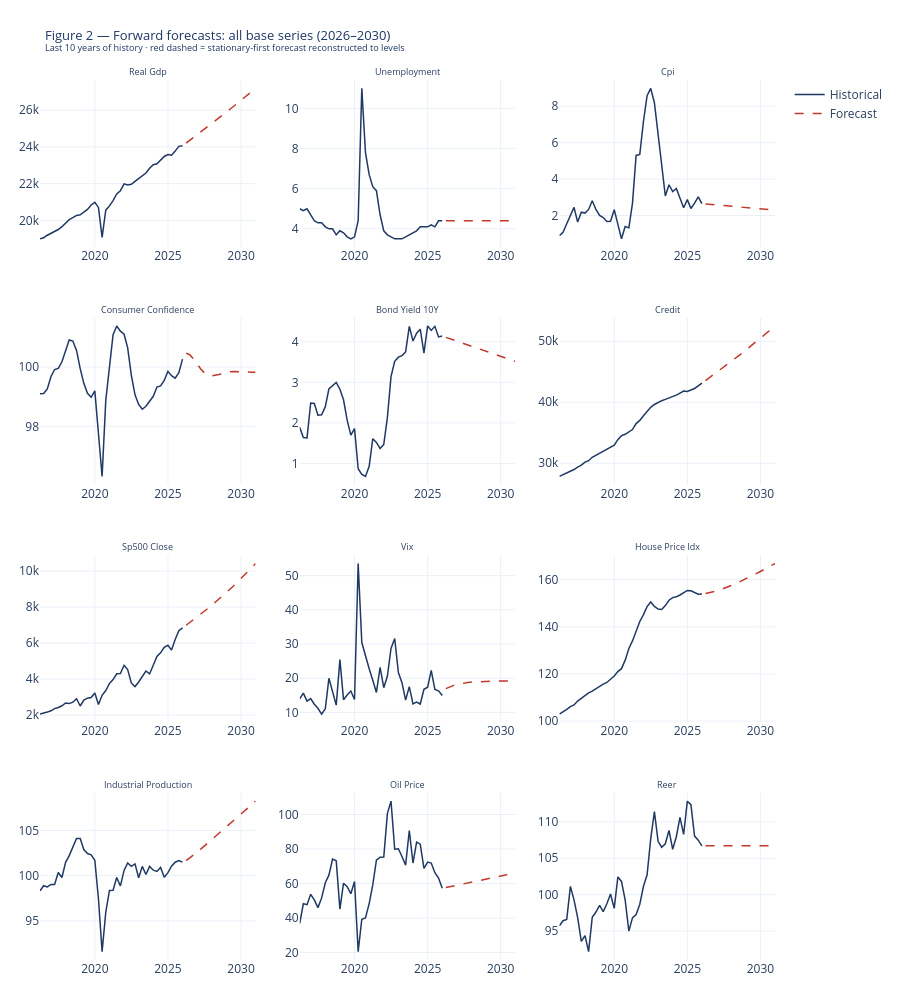

Notebook cell for this chart:
### Markdown cell above
## **6: Derive Transformed Variables**
___
Growth rates, log returns and first differences are reconstructed **from the base
forecasts** rather than forecast independently — this preserves each derived
series' definitional link to its parent and avoids feeding the PD model redundant,
mutually-inconsistent variants (cf. `GROUPS`). YoY/QoQ calculations need
historical context, so the historical base series is concatenated with the
forecast period before each transformation, then the forecast slice is taken.

### Code cell
def build_derived(combined, source_col, method, periods, idx):
    if method in ("pct_change_yoy", "pct_change_qoq"):
        return (combined[source_col].pct_change(periods) * 100).loc[idx]
    if method == "diff":
        return combined[source_col].diff(periods).loc[idx]
    if method == "log_diff":
        return np.log(combined[source_col]).diff(periods).loc[idx]
    raise ValueError(f"Unknown method: {method}")

combined = pd.concat([df_hist[RAW_TO_FORECAST], forecast_raw])
for out_col, (src, method, per) in DERIVED_VARS.items():
    if src in combined.columns:
        forecast_raw[out_col] = build_derived(combined, src, method, per, forecast_idx)
    else:
        print(f"  {src} missing — {out_col} skipped")

print(f"Derived variables constructed: {list(DERIVED_VARS.keys())}")
print(f"forecast_raw shape: {forecast_raw.shape}")
nan_cols = forecast_raw.isna().sum()
nan_cols = nan_cols[nan_cols > 0]
print("  No NaN values." if nan_cols.empty else f"  NaN: {nan_cols.to_dict()}")

# ── Figure 2 — all base forecasts ─────────────────────────────────────────────
n_cols = 3; n_rows = int(np.ceil(len(RAW_TO_FORECAST) / n_cols))
fig = make_subplots(rows=n_rows, cols=n_cols,
    subplot_titles=[c.replace("us_", "").replace("_", " ").title() for c in RAW_TO_FORECAST],
    vertical_spacing=0.08, horizontal_spacing=0.06)
for i, col in enumerate(RAW_TO_FORECAST):
    r, c = i // n_cols + 1, i % n_cols + 1
    h = df_hist[col].dropna()
    fig.add_trace(go.Scatter(x=h.index[-40:], y=h.values[-40:], mode="lines",
        line=dict(color=NAVY, width=1.5), showlegend=(i == 0), name="Historical"),
        row=r, col=c)
    if col in forecast_raw:
        fc = forecast_raw[col]
        fig.add_trace(go.Scatter(x=fc.index, y=fc.values, mode="lines",
            line=dict(color=RED, width=1.5, dash="dash"),
            showlegend=(i == 0), name="Forecast"), row=r, col=c)
fig.update_layout(
    title=dict(text="Figure 2 — Forward forecasts: all base series (2026–2030)"
               "<br><sup>Last 10 years of history · red dashed = "
               "stationary-first forecast reconstructed to levels</sup>",
               font=dict(size=13, color=NAVY)),
    template=TEMPLATE, height=n_rows * 250, margin=dict(t=80, b=40, l=40, r=20))
fig.update_annotations(font_size=9)
fig.show()
